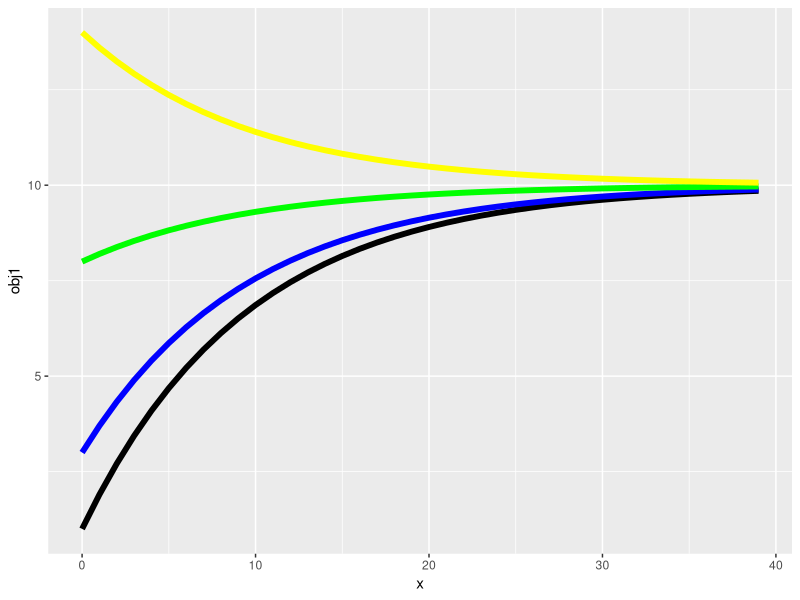

Write the R code that produced this figure.
## ---- chunk 1
contracao = function(c, A, n, soma = 0) {
  x = vector()
  x[1] = c
  
  for(i in 2:n){
    x[i] = A*x[i-1] + soma
  }
  
  return(x)
}

n = 40
s = 1
A = .9
# A dá a taxa de convergência ao ponto fixo

obj1 = contracao(c = 1, A = A, n = n, soma = s) 
obj2 = contracao(c = 3, A = A, n = n, soma = s)
obj3 = contracao(c = 8, A = A, n = n, soma = s)
obj4 = contracao(c = 14, A = A, n = n, soma = s)
x = seq(0, n-1, by = 1)

dados = data.frame(primeiro = obj1, segundo = obj2,
                   terceiro = obj3, quarto = obj4,
                   x = x)
library(ggplot2)

ggplot(dados, aes(x = x))+
 geom_line(aes(y = obj1), size = 2)+
  geom_line(aes(y = obj2), color = "blue", size = 2)+
  geom_line(aes(y = obj3), color = "green", size = 2)+
  geom_line(aes(y = obj4), color = "yellow", size = 2)

